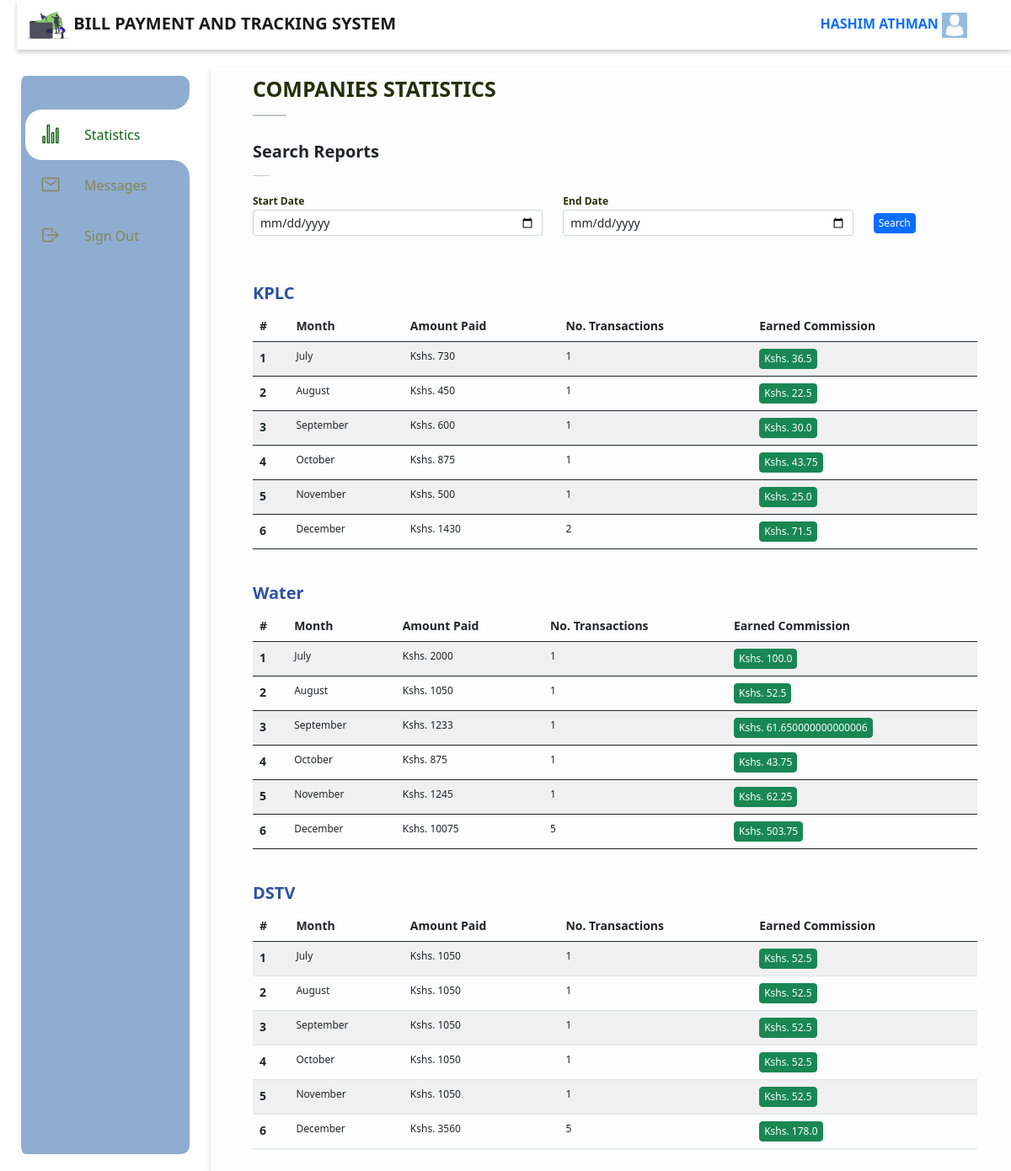
Page /accounts/admin_index (signed in) on the committed database.
### accounts/models.py (models this page shows, shortened)
class User(AbstractBaseUser, PermissionsMixin):
	email 			= models.EmailField(_("email address"), unique=True)
	first_name 		= models.CharField(max_length=100, null=True)
	last_name 		= models.CharField(max_length=100, null=True)
	start_date 		= models.DateTimeField(default=timezone.now)
	is_active 		= models.BooleanField(default=True)
	is_staff 		= models.BooleanField(default=False)
	avatar			= models.ImageField(blank=True, null=True)
	phone_number 	= models.BigIntegerField(blank=True, null=True)
	objects 	= CustomAccountManager()
	USERNAME_FIELD = "email"

### main/models.py (models this page shows, shortened)
class Subscription(models.Model):
	name 	= models.CharField(max_length=50)
	pic 	= models.ImageField(upload_to="./subscriptions")
	paybill	= models.CharField(max_length=50, null=True)

### accounts/views.py (the view, shortened to what this page needs)
# urls.py: path('admin_index', admin_index, name="admin_index"),
@login_required
def admin_index(request):
	template_name = "./admin_index.html"
	subscriptions = subscription_total()
	if request.user.is_superuser:
		month  = request.GET.get("month", None)
		first  = request.GET.get("start", None)
		last  = request.GET.get("last", None)
		total = 0
		context = {
			"nbar": "stats",
			"months": create_m(),
			"subscriptions": subscriptions,
		}
		return render(request, template_name, context)
	else:
		redirect("main:index")

### accounts/views.py (called while the page is built)
def subscription_total():
	months = ["January", "February", "March", "April", "May", "June", "July", "August", "September", "October", "November", "December"]
	subscriptions = []
	for subscription in Subscription.objects.all():
		subscriptions.append({"name": subscription.name, "months":[], "transactions":0})
		mpesa = MpesaPayment.objects.filter(my_subscription__subscription=subscription)
		months_total = mpesa.filter(created_at__year='2021').values_list('created_at__month').annotate(total_item=Sum('amount'), total_count=Count('id'))
		for idx, month in enumerate(months_total):
			subscriptions[-1]["months"].append({
				"month":months[month[0]-1],
				"month_no":month[0]-1,
				"amount":month[1],
				"transactions":month[2],
				"no":idx+1,
				"revenue": float(month[1]) * 0.05,
			})
	return subscriptions

def create_m():
	months = ["January", "February", "March", "April", "May", "June", "July", "August", "September", "October", "November", "December"]
	m = []
	for n in months:
		m.append({"name":n, "index":months.index(n)+1})
	return m

### accounts/templates/admin_index.html (shortened to what this page needs)
{% extends "admin_base.html"%}
{% load static %}
{% block custom_css %}
	<link rel="stylesheet" type="text/css" href="{% static 'css/profile.css' %}">
{% endblock %}
{% block content %}
	<div class="" style="margin-bottom: 30px">
		<h3 style="font-size: 25px; color: #272f07">COMPANIES STATISTICS</h3>
		<hr style="width: 40px; height: 2px">
	</div>
	<div>
		<form action="" method="get">
			<h5 style="font-weight: bold;">Search Reports</h5>
			<hr style="width: 20px">
			<div class="row">
				<div class="col-lg-5">
				<div class="mb-3">
					<label for="">Start Date</label>
				  <input class="form-control form-control-sm" type="date" placeholder="Start date" aria-label=".form-control-sm example" name="start" required="">
				</div>
				</div>
				<div class="col-lg-5">
					<div class="mb-3">
						<label for="">End Date</label>
				  <input class="form-control form-control-sm" type="date" placeholder="last date" aria-label=".form-control-sm example" name="last" required="">
				</div>
				</div>
				<div class="col-lg-2">
					<button type="submit" class="btn btn-primary" style="margin-top: 28px">Search</button>
				</div>
			</div>
		</form>
	</div>
	<div class="profile-main">
		<div class="info-section">
			<div class="table">
				{% for subscription in subscriptions %}
					<div class="third-row">
						<h3>{{subscription.name}}</h3>
						<table class="table table-striped">
						  <thead>
						    <tr>
						    	<th scope="col">#</th>
						      <th scope="col">Month</th>
						      <th scope="col">Amount Paid</th>
						      <th scope="col">No. Transactions</th>
						      <th scope="col">Earned Commission</th>
						    </tr>
						  </thead>
						  <tbody>
							{% if subscription.months %}
							  	{% for month in subscription.months %}
							    <tr>
							      <th scope="row">{{month.no}}</th>
							      <td>{{month.month}}</td>
							      <td>Kshs. {{month.amount}}</td>
							      <td>{{month.transactions}}</td>
							      <td>
									<button class="btn btn-success">Kshs. {{month.revenue}}</button>
									</td>
							    </tr>
							    {% endfor %}
							{% endif %}
						  </tbody>
						</table>
					</div>
					{% endfor %}
			</div>
		</div>
	</div>
{% endblock %}

### accounts/templates/admin_base.html (shortened to what this page needs)
<!DOCTYPE html>
{% load static %}
<html lang="en">
<head>
	<link href="https://cdn.jsdelivr.net/npm/bootstrap@5.0.2/dist/css/bootstrap.min.css" rel="stylesheet">
	<link rel="stylesheet" href="https://cdnjs.cloudflare.com/ajax/libs/font-awesome/4.7.0/css/font-awesome.min.css">
	<link rel="stylesheet" href="https://cdnjs.cloudflare.com/ajax/libs/bxslider/4.2.15/jquery.bxslider.min.css">
	<link rel="stylesheet" href="https://cdn.jsdelivr.net/npm/responsive-tabs@1.6.3/css/responsive-tabs.css">
	<link rel="stylesheet" href="https://cdnjs.cloudflare.com/ajax/libs/animate.css/3.7.2/animate.min.css">
	<link rel="stylesheet" href="{% static 'css/owl.carousel.min.css' %}">
    <link rel="stylesheet" href="{% static 'css/owl.theme.default.min.css' %}">
	<link rel="stylesheet" type="text/css" href="{% static 'css/base.css' %}">
	{% block custom_css%}
	{% endblock %}
</head>
<body>
	<div class="container-fluid">
		<nav class="navbar navbar-light fixed-top" style="background: #ffffff">
		  <div class="container-fluid">
		    <a class="navbar-brand" href="#">
		      <img src="{% static 'images/reg.svg' %}" alt="" width="50" class="d-inline-block align-text-top">
		      BILL PAYMENT AND TRACKING SYSTEM
		    </a>
		    <a href="{% url 'main:profile'%}" style="text-transform: uppercase; text-decoration: none; margin-right: 40px">{{request.user.first_name}} {{request.user.last_name}} <span><img src="{% static 'images/avatar.png'%}" width="30"></span></a>
		  </div>
		</nav>
	</div>
	<div class="navigation">
		<ul>
			<li class="list {% if nbar == 'stats' %}active{% endif %}">
				<b></b>
				<b></b>
				<a href="{% url 'accounts:admin_index'%}">
					<span class="icon">
						<ion-icon name="stats-chart-outline"></ion-icon>
					</span>
					<span class="title">Statistics</span>
				</a>
			</li>
			<li class="list {% if nbar == 'messages' %}active{% endif %}">
				<a href="{% url 'accounts:admin_messages'%}">
					<span class="icon">
						<ion-icon name="mail-outline"></ion-icon>
					</span>
					<span class="title">Messages</span>
				</a>
			</li>
			<li class="list">
				<a href="{% url 'accounts:logout'%}">
					<span class="icon">
						<ion-icon name="log-out-outline"></ion-icon>
					</span>
					<span class="title">Sign Out</span>
				</a>
			</li>
		</ul>
	</div>
	<div class="container home-main">
		{% block content %}
		{% endblock %}
	</div>
</body>
</html>

### static/css/base.css (style rules this page uses)
* { margin: 0; padding: 0; box-sizing: border-box; }
body { min-height: 100vh; background: #ffffff; }
a { text-decoration: none; }
.navbar { margin-left: 20px !important; box-shadow: 0 3px 5px rgb(0 0 0 / 0.2); }
.navbar a { font-weight: bold; }
.navigation { position: fixed; top: 90px; left: 20px; bottom: 20px; width: 200px; border-radius: 10px; box-sizing: initial; border-left: 5px solid #f8f9fa; background: #8eadd0; transition: width 0.5s; overflow-x: hidden; }
.container { padding: 50px 70px; }
.navigation ul { position: absolute; top: 0; left: 0; width: 100%; padding-left: 5px; padding-top: 40px; }
.navigation ul li { position: relative; list-style: none; width: 100%; border-top-left-radius: 20px; border-bottom-left-radius: 20px; }
.navigation ul li.active { background: #ffffff; }
.navigation ul li b:nth-child(1) { position: absolute; top: -20px; height: 20px; width: 100%; background: #fafafa; display: none; }
.navigation ul li b:nth-child(1)::before { content: ""; position: absolute; top: 0; left: 0; width: 100%; height: 100%; border-bottom-right-radius: 20px; background: #8eadd0; }
.navigation ul li b:nth-child(2) { position: absolute; bottom: -20px; height: 20px; width: 100%; background: #fafafa; display: none; }
.navigation ul li b:nth-child(2)::before { content: ""; position: absolute; top: 0; left: 0; width: 100%; height: 100%; border-top-right-radius: 20px; background: #8eadd0; }
.navigation ul li.active b:nth-child(1), .navigation ul li.active b:nth-child(2) { display: block; }
.navigation ul li a { position: relative; display: block; width: 100%; display: flex; text-decoration: none; color: #888459 }
.navigation ul li.active a { color: #0e6416; }
.navigation ul li a .icon { position: relative; display: block; min-width: 60px; height: 60px; line-height: 70px; text-align: center; }
.navigation ul li a .icon ion-icon { font-size: 1.5em; }
.navigation ul li a .title { position: relative; display: block; padding-left: 10px; height: 60px; line-height: 60px; white-space: normal; }
.home-main { background: #fdfdfe; position: relative; top: 80px; margin-left: 250px; width: 80%; padding: 10px 50px; min-height: 650px; box-shadow: 0 3px 5px rgb(0 0 0 / 0.2); }
.home-main h3 { color: #2e519e; font-weight: bold; font-size: 20px; }
.third-row { margin-top: 40px }
th { font-size: 14px !important; }
td { font-size: 12px !important; }
.btn { padding: 2px 5px !important; font-size: 12px; }

### static/css/profile.css (style rules this page uses)
.profile-main { display: flex; }
.info-section { flex: 1; width: 100%; }
label { font-size: 12px; color: #272f07; font-weight: bold; }
.table { margin-right: 50px !important; }

### rows in the picture
User: user.first_name "HASHIM", user.last_name "ATHMAN"
Subscription: name "KPLC"
Subscription: name "Water"
Subscription: name "DSTV"

### other values in the picture
{{ month.no }} "1" "2" "3" "4" "5" "6" "1" "2" "3" "4" "5" "6" "1" "2" "3" "4" "5" "6"
{{ month.month }} "July" "August" "September" "October" "November" "December" "July" "August" "September" "October" "November" "December" "July" "August" "September" "October" "November" "December"
{{ month.amount }} "730" "450" "600" "875" "500" "1430" "2000" "1050" "1233" "875" "1245" "10075" "1050" "1050" "1050" "1050" "1050" "3560"
{{ month.transactions }} "1" "1" "1" "1" "1" "2" "1" "1" "1" "1" "1" "5" "1" "1" "1" "1" "1" "5"
{{ month.revenue }} "36.5" "22.5" "30.0" "43.75" "25.0" "71.5" "100.0" "52.5" "61.650000000000006" "43.75" "62.25" "503.75" "52.5" "52.5" "52.5" "52.5" "52.5" "178.0"
